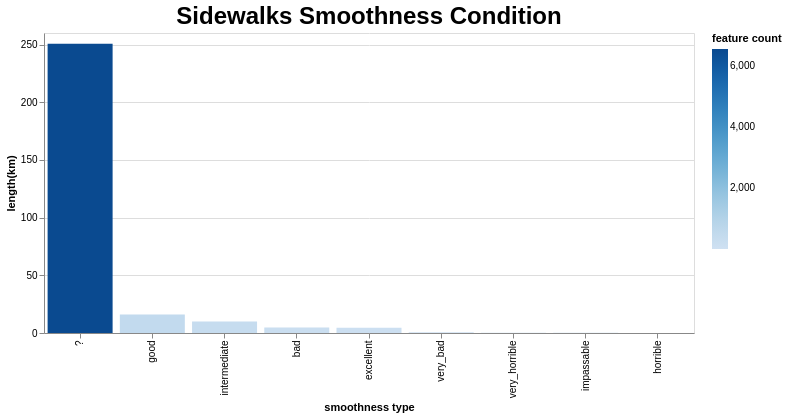

Express this chart as Vega-Lite.
### Vega-Lite specification from a JSON file in a GitHub repository (floating-point values rounded to 4 significant figures)
{"config": {"view": {"continuousWidth": 300, "continuousHeight": 300}, "title": {"fontSize": 24}}, "data": {"name": "data-9cc2111661b6ef9ed0fa1780f46d25dc"}, "mark": {"type": "bar"}, "encoding": {"color": {"field": "feature count", "type": "quantitative"}, "tooltip": {"field": "length(km)", "type": "quantitative"}, "x": {"field": "smoothness type", "sort": "-y", "type": "nominal"}, "y": {"field": "length(km)", "type": "quantitative"}}, "height": 300, "params": [{"name": "param_3", "select": {"type": "interval", "encodings": ["x", "y"]}, "bind": "scales"}], "title": "Sidewalks Smoothness Condition", "width": 650, "$schema": "https://vega.github.io/schema/vega-lite/v5.json", "datasets": {"data-9cc2111661b6ef9ed0fa1780f46d25dc": [{"smoothness type": "?", "feature count": 6573, "length(km)": 250.7}, {"smoothness type": "bad", "feature count": 193, "length(km)": 4.689}, {"smoothness type": "excellent", "feature count": 120, "length(km)": 4.61}, {"smoothness type": "good", "feature count": 492, "length(km)": 16.14}, {"smoothness type": "horrible", "feature count": 4, "length(km)": 0.08266}, {"smoothness type": "impassable", "feature count": 4, "length(km)": 0.111}, {"smoothness type": "intermediate", "feature count": 352, "length(km)": 9.928}, {"smoothness type": "very_bad", "feature count": 18, "length(km)": 0.5631}, {"smoothness type": "very_horrible", "feature count": 6, "length(km)": 0.236}]}}
